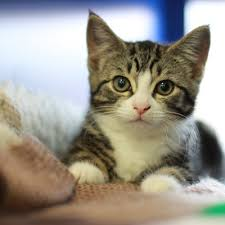
#> input picture CSSI/PythonReview/cat.jpg, 225 x 225 px
$ python instagram.py   (Python 2 division)
#> lines starting #> are read from the running program, lines starting #| are printed output that depends on the picture
from PIL import Image

cats=Image.open("cat.jpg")
#> cats is the input picture: PIL image 225x225 RGB; mean R, G, B 155.3, 150.6, 140.6
print cats.getdata()[200]
#| (197, 205, 228)

def getRed(pixel):
    return pixel[0]

def getGreen(pixel):
    return pixel[1]

def getBlue(pixel):
    return pixel[2]

def getAveragePixel(pixel):
    numb=(getRed(pixel) + getGreen(pixel) + getBlue(pixel))/3
    return (numb, numb, numb)

new_pixels = []
size=cats.height * cats.width
#> size = 50625
old_pixels=cats.getdata()
for i in range(size):
    old_pixel=old_pixels[i]
    if(i>size/3)*2:
        new_pixel=(getGreen(old_pixel), getBlue(old_pixel), getRed(old_pixel))
    elif(i>size/3):
        new_pixel=getAveragePixel(old_pixel)
    else:
        new_pixel=old_pixel
    new_pixels.append(new_pixel)
#> this loop made 50625 passes
#> new_pixel on passes 1 to 12: (54, 72, 110), (54, 72, 110), (54, 72, 110), (55, 73, 111), (55, 73, 111), (55, 73, 111), (56, 74, 112), (56, 74, 112), (56, 74, 112), (56, 74, 112), (56, 74, 112), (57, 75, 113)
#> after the loop, new_pixels = 50625 items

# [7 lines of commented-out code are left out]

print new_pixels[200]
#| (197, 205, 228)

new_image = Image.new("RGB", (cats.width, cats.height*2))
#> new_image: PIL image 225x450 RGB; every value is 0
new_image.putdata(new_pixels)
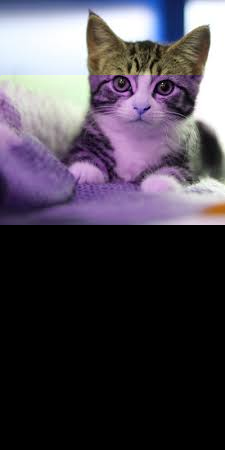
#> new_image: PIL image 225x450 RGB; mean R, G, B 74.6, 68.9, 79.7
offset=(0, cats.height)
#> offset = (0, 225)
new_image.paste(cats, offset)
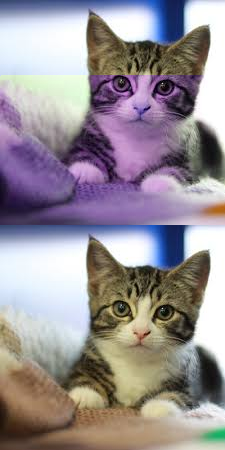
#> new_image: PIL image 225x450 RGB; mean R, G, B 152.2, 144.2, 150.1
new_image.show()
